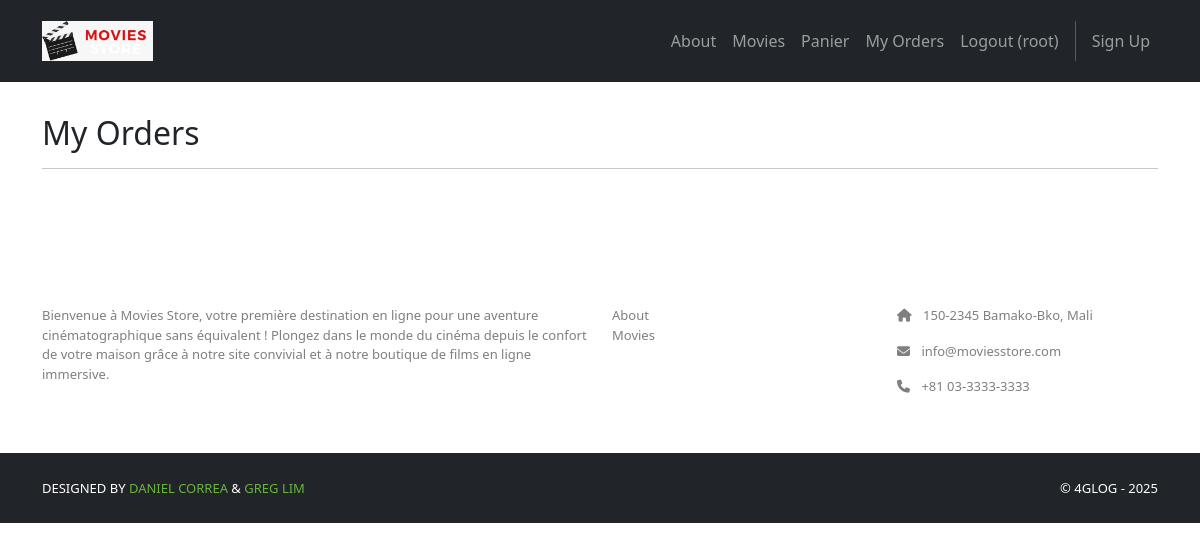
/accounts/orders (signed in), run on an earlier commit of the app's database.
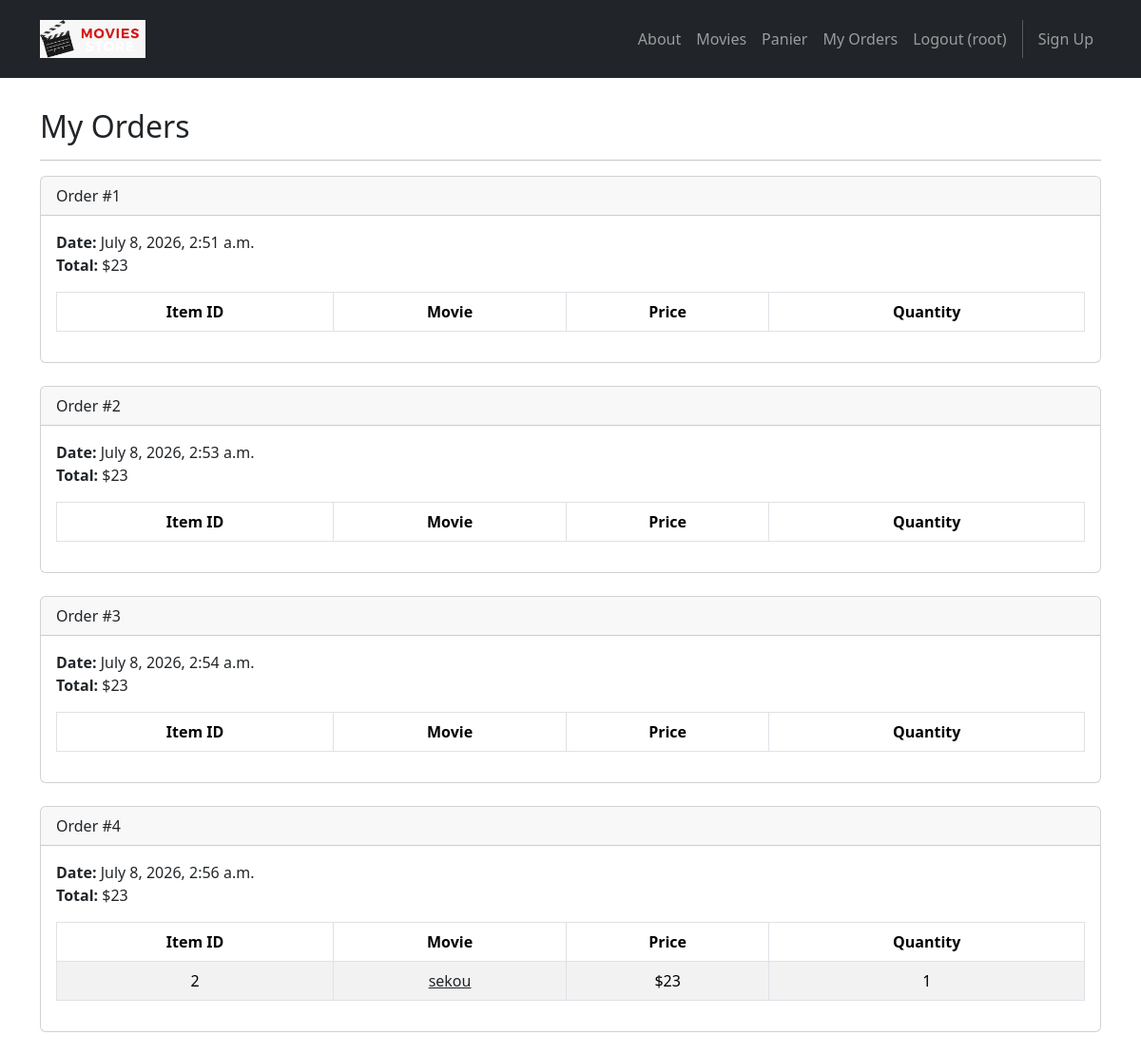
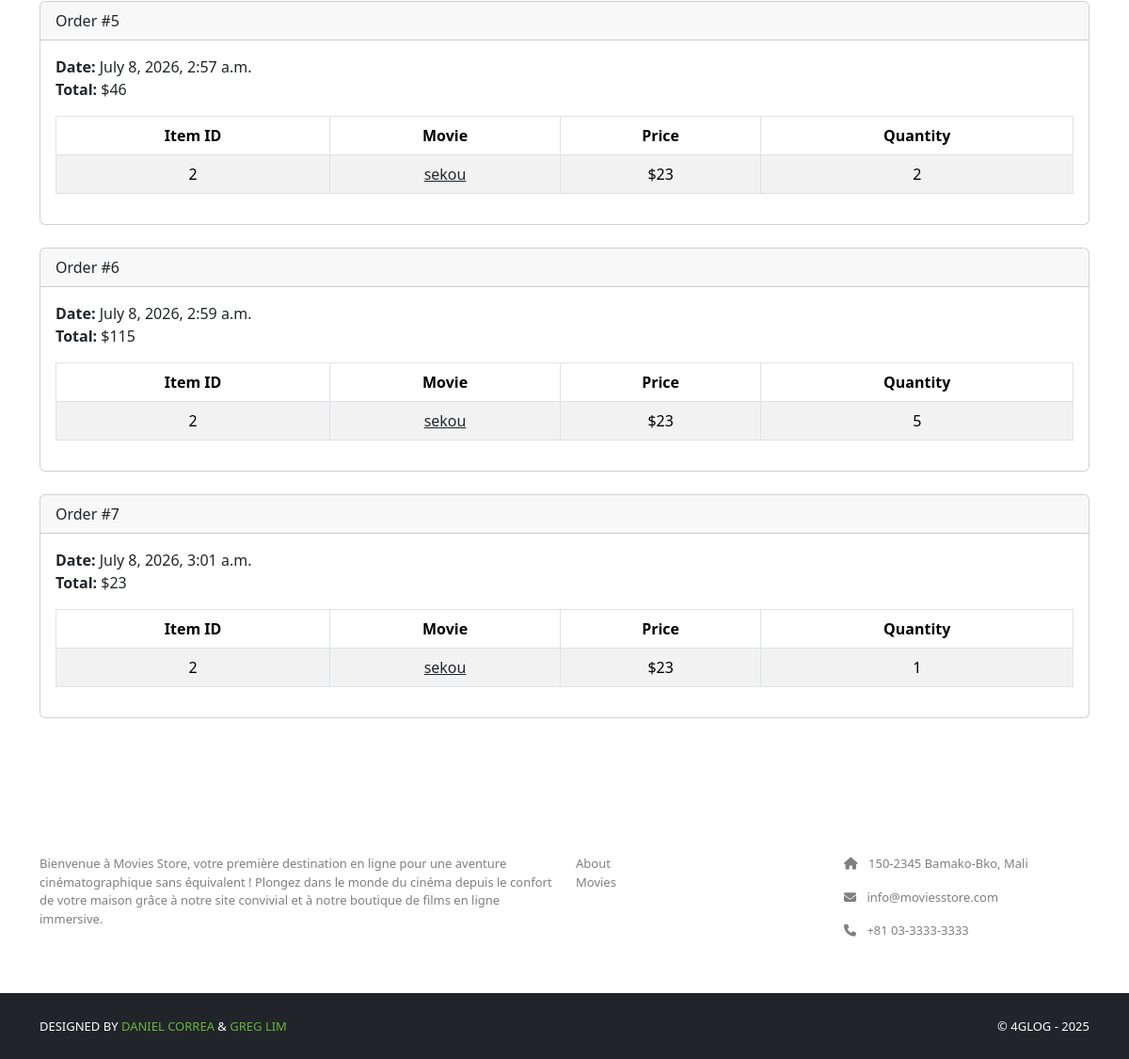
And on a later commit of the database (2 pictures, top to bottom).
### cart/models.py (models this page shows, shortened)
class Order(models.Model):
    id = models.AutoField(primary_key=True)
    total = models.IntegerField()
    date = models.DateTimeField(auto_now_add=True)
    user = models.ForeignKey(User, on_delete=models.CASCADE)

class Item(models.Model):
    id = models.AutoField(primary_key=True)
    price = models.IntegerField()
    quantity = models.IntegerField()
    order = models.ForeignKey(Order, on_delete=models.CASCADE)
    movie = models.ForeignKey(Movie, on_delete=models.CASCADE)

### movies/models.py (models this page shows, shortened)
class Movie(models.Model):
    id = models.AutoField(primary_key=True)
    title = models.CharField(max_length=255)
    price = models.IntegerField()
    description = models.TextField()
    image = models.ImageField(upload_to='movies/images')

### accounts/views.py (the view)
# urls.py: path('orders', views.orders, name='accounts.orders'),
@login_required
def orders(request):
    template_data = {}
    template_data['title'] = 'Orders'
    template_data['orders'] = request.user.order_set.all()
    return render(request, 'accounts/orders.html',
        {'template_data': template_data})

### accounts/templates/accounts/orders.html
{% extends 'base.html' %}
{% block content %}
<div class="p-3">
  <div class="container">
    <div class="row mt-3">
      <div class="col mx-auto mb-3">
        <h2>My Orders</h2>
        <hr />
        {% for order in template_data.orders %}
        <div class="card mb-4">
          <div class="card-header">
            Order #{{ order.id }}
          </div>
          <div class="card-body">
            <b>Date:</b> {{ order.date }}<br />
            <b>Total:</b> ${{ order.total }}<br />
            <table class="table table-bordered
              table-striped text-center mt-3">
              <thead>
                <tr>
                  <th scope="col">Item ID</th>
                  <th scope="col">Movie</th>
                  <th scope="col">Price</th>
                  <th scope="col">Quantity</th>
                </tr>
              </thead>
              <tbody>
                {% for item in order.item_set.all %}
                <tr>
                  <td>{{ item.movie.id }}</td>
                  <td>
                    <a class="link-dark" href="{% url 'movies.show' id=item.movie.id %}">
                      {{ item.movie.title }}
                    </a>
                  </td>
                  <td>${{ item.movie.price }}</td>
                  <td>{{ item.quantity }}</td>
                </tr>
                {% endfor %}
              </tbody>
            </table>
          </div>
        </div>
        {% endfor %}
      </div>
    </div>
  </div>
</div>
{% endblock content %}

### moviesstore/templates/base.html (shortened to what this page needs)
<!doctype html>
<html>
  <head>
    {% load static %}
    <link
      rel="stylesheet"
      type="text/css"
      href="{% static 'css/style.css' %}"
    />
    <link
      href="https://cdn.jsdelivr.net/npm/bootstrap@5.3.3/dist/css/bootstrap.min.css"
      rel="stylesheet"
    />
    <link
      rel="stylesheet"
      href="https://cdnjs.cloudflare.com/ajax/libs/font-awesome/6.1.1/css/all.min.css"
    />
  </head>
  <body>
    <nav class="p-3 navbar navbar-dark bg-dark navbar-expand-lg">
      <div class="container">
        <a class="navbar-brand" href="{% url 'home.index' %}">
          <img src="{% static 'img/logo.jpeg' %}" alt="logo" height="40" />
        </a>
        <div class="collapse navbar-collapse" id="navbarNavAltMarkup">
          <div class="navbar-nav ms-auto navbar-ml">
            <a class="nav-link" href="{% url 'home.about' %}">About</a>
            <a class="nav-link" href="{% url 'movies.index' %}">Movies</a>
            <a class="nav-link" href="{% url 'cart.index' %}">Panier</a>
            {% if user.is_authenticated %}
            <a class="nav-link" href="{% url 'accounts.orders' %}">My Orders</a>
            <a class="nav-link" href="{% url 'accounts.logout' %}"
              >Logout ({{ user.username }})</a
            >
            {% else %}
            <a class="nav-link" href="{% url 'accounts.login' %}">Login</a>
            {% endif %}
            <a class="nav-link" href="{% url 'accounts.signup' %}">Sign Up</a>
          </div>
        </div>
      </div>
    </nav>
    <div>{% block content %} {% endblock content %}</div>
    <section class="p-3 ms-footer d-none d-md-block">
      <div class="container">
        <div class="row mt-3 text-white">
          <div class="col-md-6 col-lg-6 col-xl-6 mx-auto mb-4">
            <b>MOVIES STORE</b>
            <hr />
            <p>
              Bienvenue à Movies Store, votre première destination en ligne pour
              une aventure cinématographique sans équivalent ! Plongez dans le
              monde du cinéma depuis le confort de votre maison grâce à notre
              site convivial et à notre boutique de films en ligne immersive.
            </p>
          </div>
          <div class="col-md-3 col-lg-3 col-xl-3 mx-auto mb-4">
            <b>LINKS</b>
            <hr />
            <p>
              <a class="nav-link" href="{% url 'home.about' %}">About</a>
              <a class="nav-link" href="{% url 'movies.index' %}">Movies</a>
            </p>
          </div>
          <div class="col-md-3 col-lg-3 col-xl-3 mx-auto mb-4">
            <b>CONTACT</b>
            <hr />
            <p><i class="fas fa-home me-2"></i> 150-2345 Bamako-Bko, Mali</p>
            <p><i class="fas fa-envelope me-2"></i> info@moviesstore.com</p>
            <p><i class="fas fa-phone me-2"></i> +81 03-3333-3333</p>
          </div>
        </div>
      </div>
    </section>
    <section class="p-3 ms-footer-bottom bg-dark">
      <div class="container d-flex justify-content-between">
        <div class="me-5 text-white">
          <span
            >DESIGNED BY
            <a href="https://www.x.com/danielgarax" target="_blank"
              >DANIEL CORREA</a
            >
            &
            <a href="https://www.x.com/greglim81" target="_blank">GREG LIM</a>
          </span>
        </div>
        <div class="text-white">
          <span>© 4GLOG - 2025</span>
        </div>
      </div>
    </section>
  </body>
</html>

### moviesstore/static/css/style.css (style rules this page uses)
.bg-dark { background-color: #2E2E2E !important; }
.ms-footer p { color: #7F7F7F; font-size: 13px; }
.ms-footer-bottom span { font-size: 13px; line-height: 38px; }
.ms-footer-bottom a { color: #6ab43e; text-decoration: none; }

What changed in the data, as far as the page shows it:
added Order: id "1", date "July 8, 2026, 2:51 a.m.", total "23"
added Order: id "2", date "July 8, 2026, 2:53 a.m.", total "23"
added Order: id "3", date "July 8, 2026, 2:54 a.m.", total "23"
added Order: id "4", date "July 8, 2026, 2:56 a.m.", total "23"
added Item: movie.id "2", movie "sekou", movie.price "23", quantity "1", shown under "4"
added Order: id "5", date "July 8, 2026, 2:57 a.m.", total "46"
added Item: movie.id "2", movie "sekou", movie.price "23", quantity "2", shown under "5"
added Order: id "6", date "July 8, 2026, 2:59 a.m.", total "115"
added Item: movie.id "2", movie "sekou", movie.price "23", quantity "5", shown under "6"
added Order: id "7", date "July 8, 2026, 3:01 a.m.", total "23"
added Item: movie.id "2", movie "sekou", movie.price "23", quantity "1", shown under "7"
